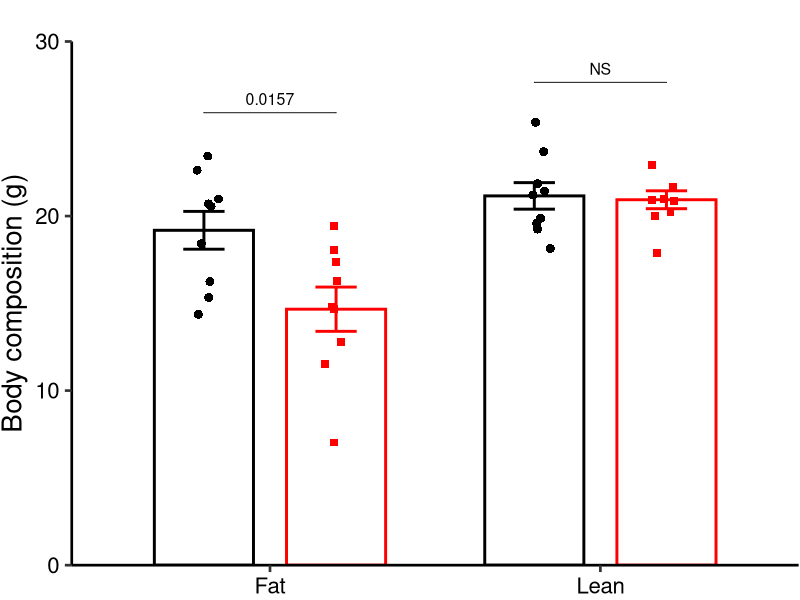
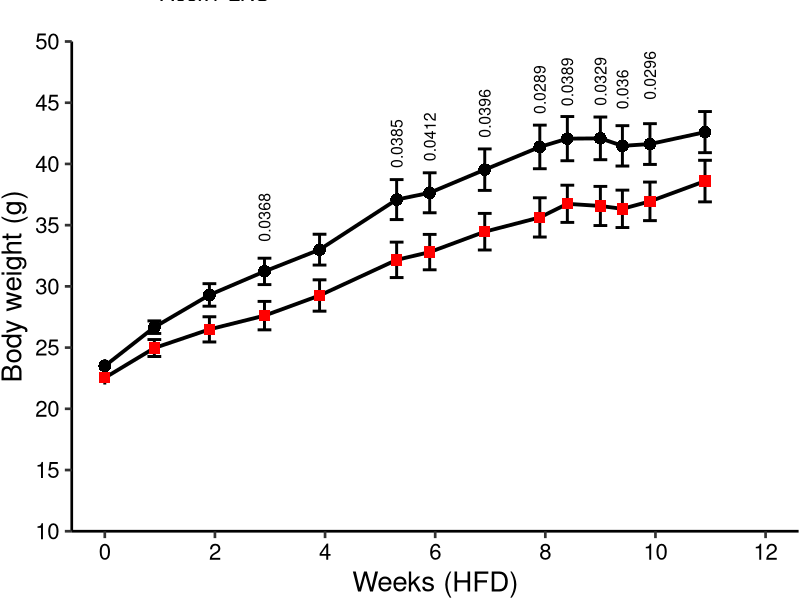
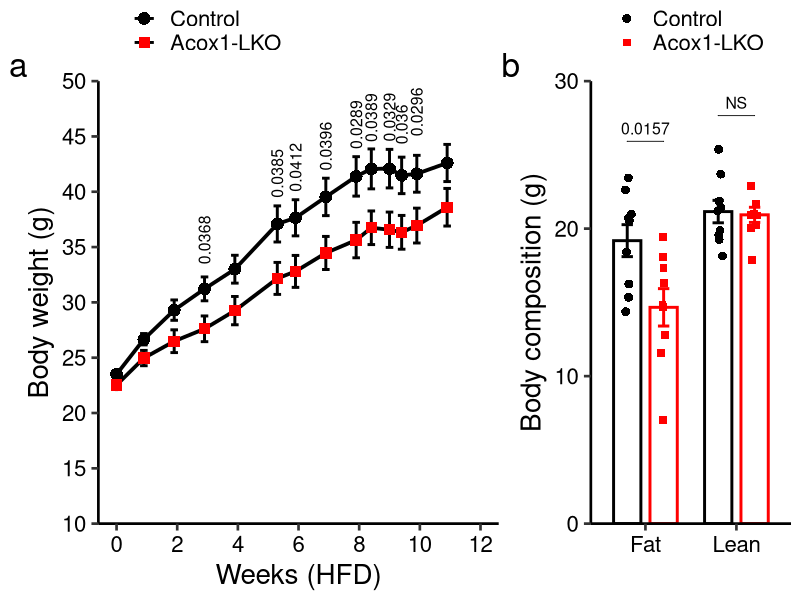
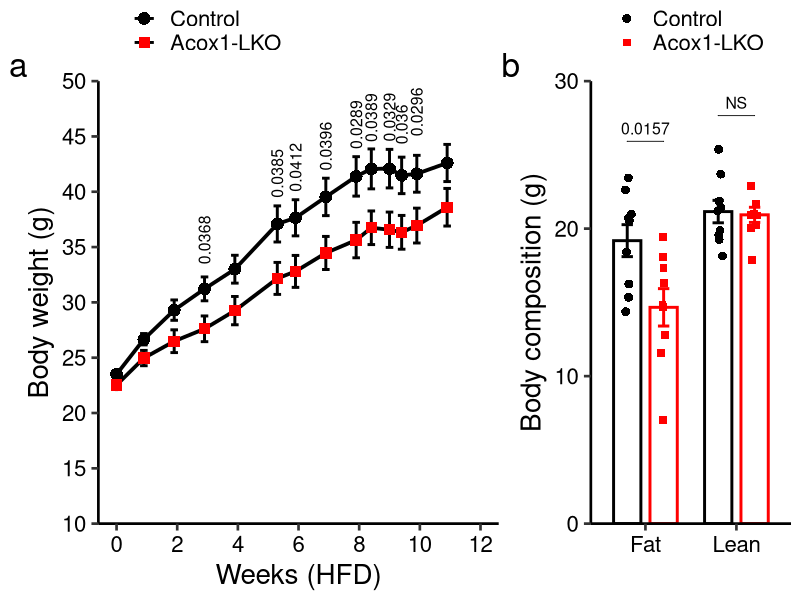
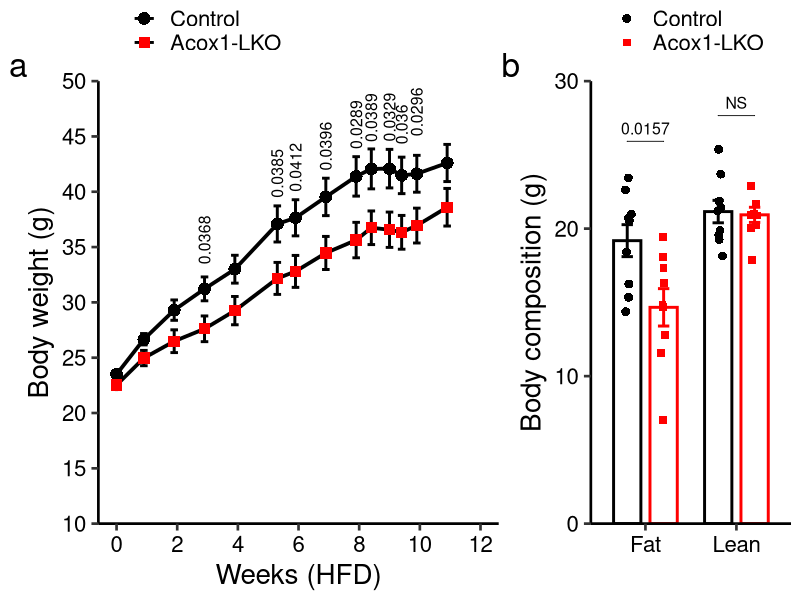

Generate these figures, in order, with R:
library(tidyverse)
library(reshape2)
library(rstatix)
library(ggpubr)
library(patchwork)


##read data
data_bar  = readxl::read_xlsx("data.xlsx", sheet = 1)
data_line = readxl::read_xlsx("data.xlsx", sheet = 2)

## prepare data
df_bar <- melt(data_bar, id = c("group", "treat")) %>%
  mutate(group = factor(group, levels = c("Fat", "Lean")),
         treat = factor(treat, levels = c("Control", "Acox1-LKO")))

df_line <- melt(data_line, id = c("weeks", "treat")) %>%
  mutate(treat = factor(treat, levels = c("Control", "Acox1-LKO")))

##组内差异显著性
df_bar_test <- df_bar %>% 
  group_by(group) %>% 
  t_test(value ~ treat,
         ref.group = "Control") %>% 
  mutate(p = round(p, 4),
         p.signif = case_when(p < 0.05 ~ as.character(p),
                              .default = "NS")) %>% 
  add_xy_position(x = "group", scales = "free", fun = "max") %>%
  mutate(y.position = y.position + 2)

df_line_test <- df_line %>% 
  group_by(weeks) %>% 
  t_test(value ~ treat,
         ref.group = "Control") %>% 
  mutate(p = round(p, 4),
         p.signif = case_when(p < 0.05 ~ as.character(p),
                              .default = "")) %>%
  add_xy_position(x = "weeks", scales = "free", fun = "mean") %>%
  mutate(y.position = y.position + 4)

## bar plot
p_bar <- ggplot(data = df_bar,
       aes(x = group, y= value, color = treat)) +
  geom_bar(stat = "summary", fun="mean", fill = "white",
           position = position_dodge2(padding = 0.25), width = 0.8,
           size = 1) +
  stat_summary(geom = "errorbar",fun.data = "mean_se",
               width=0.25, position = position_dodge(width = 0.8),
               size = 1) +
  geom_jitter(aes(fill = treat, shape = treat),
              position = position_jitterdodge(jitter.width = 0.15),
              size=2, stroke=1.5, color = "transparent") +
  stat_pvalue_manual(df_bar_test, label = "p.signif",
                     label.size = 4, tip.length = 0, vjust = -0.2)+
  scale_color_manual(values = c("black", "red"), guide = "none") +
  scale_fill_manual(values = c("black", "red")) +
  scale_shape_manual(values = c(21,22)) +
  scale_y_continuous(limits = c(0, 30),
                     expand = c(0, 0),
                     breaks = seq(0, 30, 10)) +
  labs(x = NULL, y = "Body composition (g)") +
  theme_classic(base_size = 20) +
  theme(plot.margin = margin(30,1,1,1),
        axis.title.x = element_blank(),
        axis.title.y = element_text(color = 'black'),
        axis.text = element_text(color = 'black'),
        legend.title = element_blank(),
        legend.text = element_text(color = 'black'),
        legend.position = c(0.05, 1.2), 
        legend.justification = c(0,1))
p_bar


p_line <- ggplot(data = df_line,
                aes(x = weeks, y = value)) +
  stat_summary(aes(color = treat),
               geom = "errorbar",fun.data = "mean_se", width=0.25,
               size = 1) +
  geom_line(aes(group = treat),
            stat = "summary", fun="mean", cex=1.3) +
  geom_point(aes(fill = treat, shape = treat),
             stat = "summary", fun="mean", size=4, color = "transparent") +
  scale_color_manual(values = c("black", "black")) +
  scale_fill_manual(values = c("black", "red")) +
  scale_shape_manual(values = c(21,22)) +
  geom_text(data = df_line_test,
            aes(x = weeks, y = y.position, label = p.signif),
            angle=90, size=4) +
  scale_y_continuous(limits = c(10, 50),
                     expand = c(0,0),
                     breaks = seq(10, 50, 5)) +
  scale_x_continuous(limits = c(0, 12),
                     breaks = seq(0, 12, 2)) +
  labs(x = "Weeks (HFD)", y = "Body weight (g)") +
  theme_classic(base_size = 20) +
  theme(plot.margin = margin(30,1,1,1),
        axis.title = element_text(color = 'black'),
        axis.text = element_text(color = 'black'),
        legend.title = element_blank(),
        legend.text = element_text(color = 'black'),
        legend.position = c(0.05, 1.2), 
        legend.justification = c(0,1))

p_line 


p_line + p_bar +
  plot_layout(widths = c(2, 1), heights = c()) +
  plot_annotation(tag_levels = 'a')

ggsave("groups_bar_line.png", width = 8, height = 5, dpi = 600)
ggsave("groups_bar_line.pdf", width = 8, height = 5)
